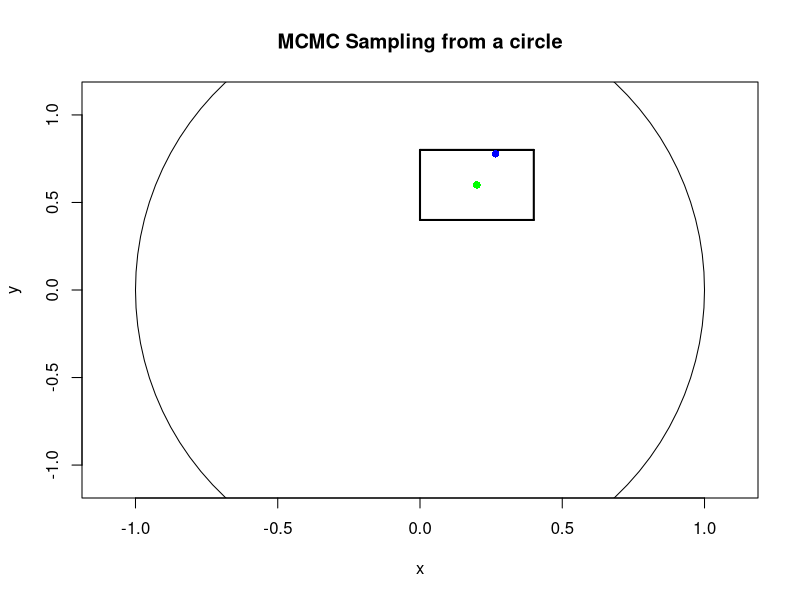
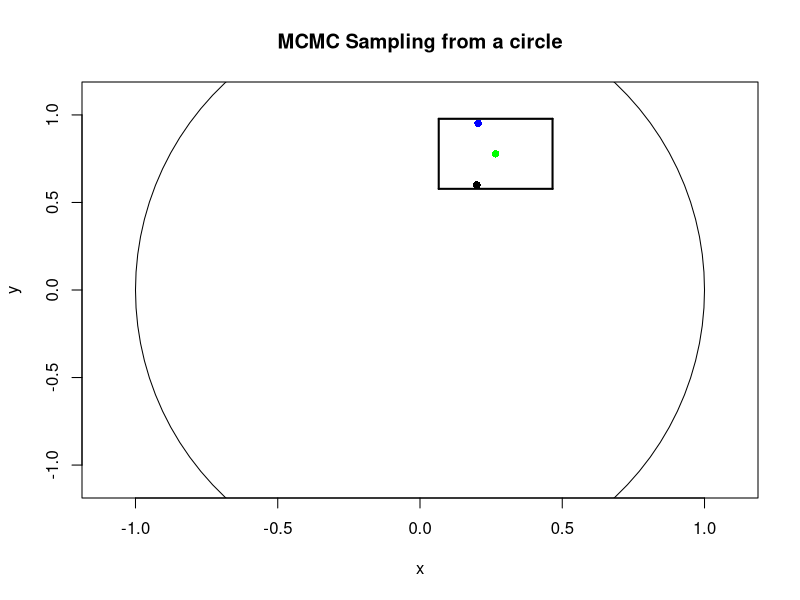
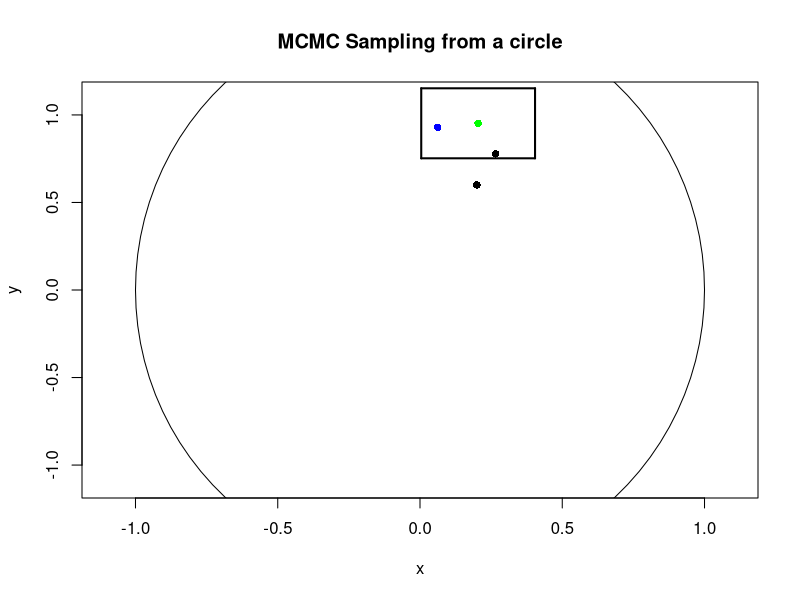
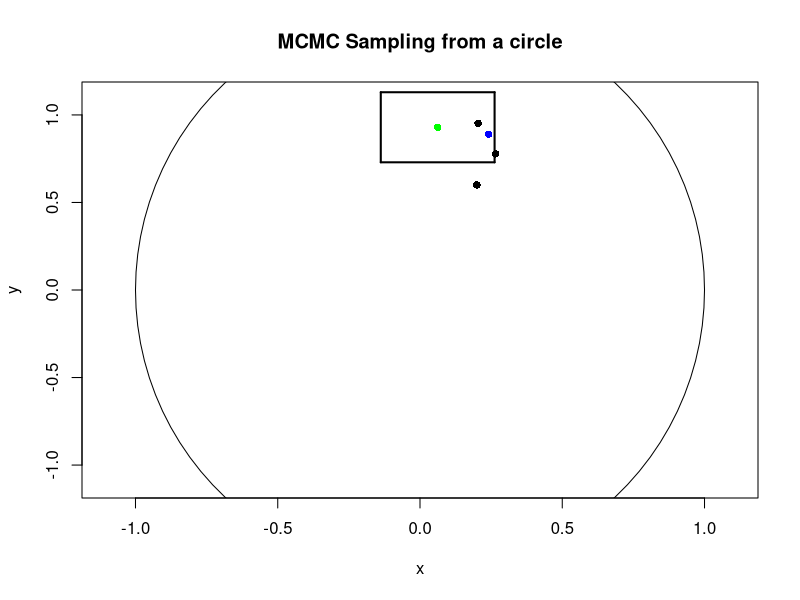
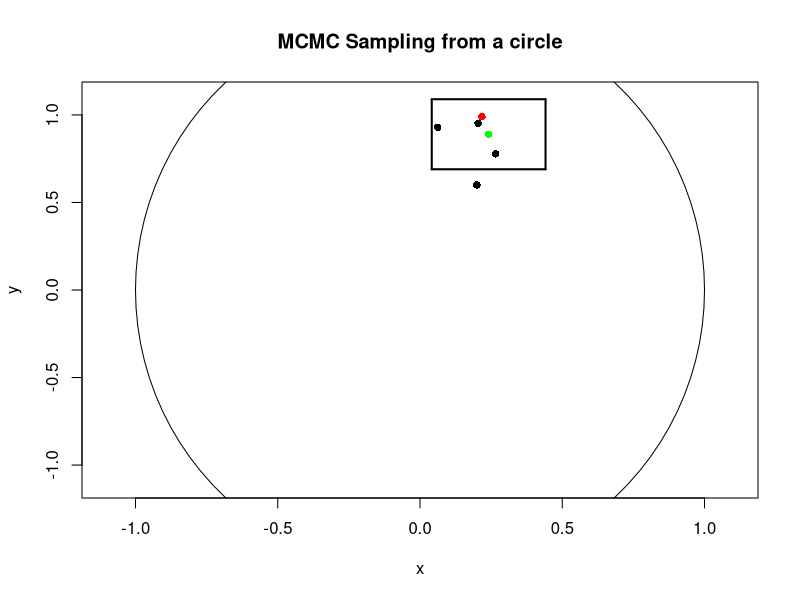
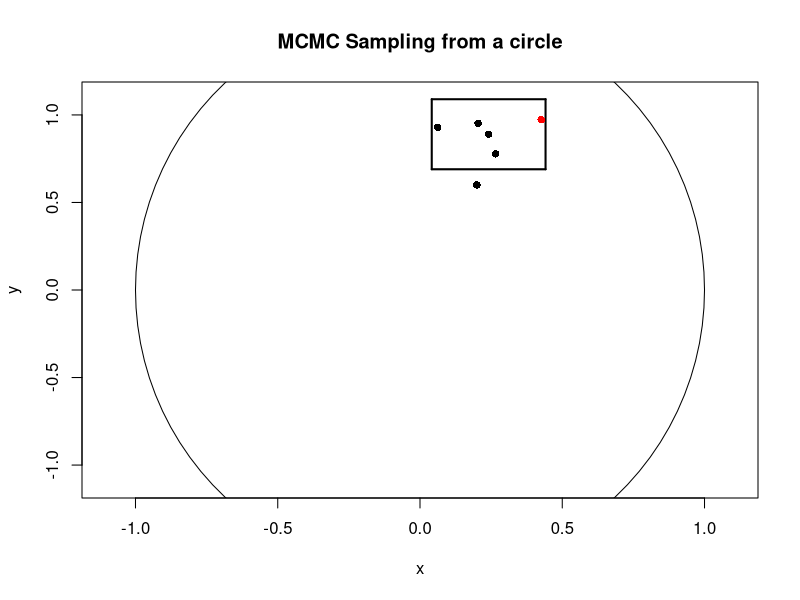
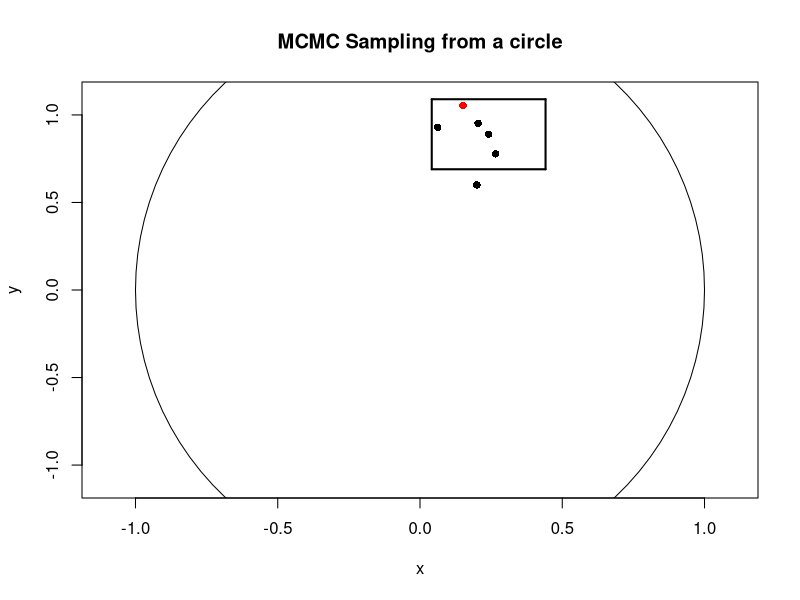
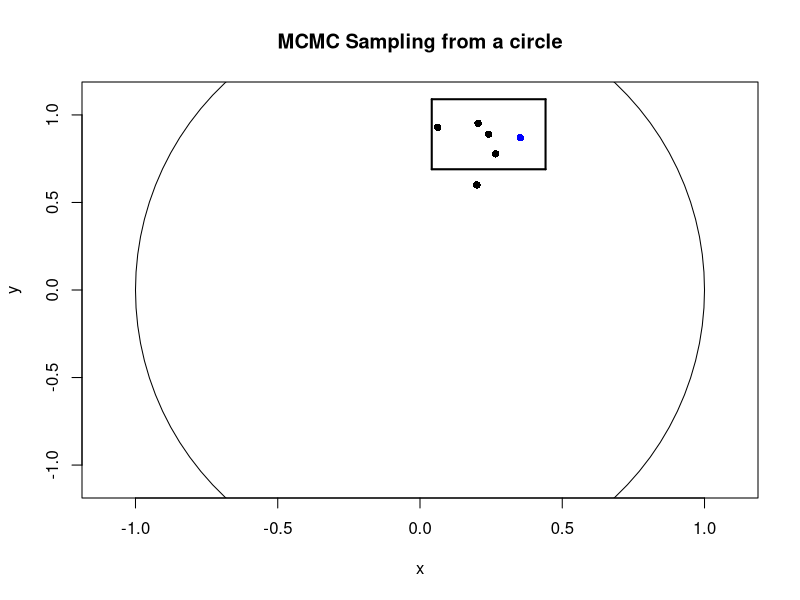

Reproduce these figures in R, in order.
library("plotrix")
N = 1e4
xsamp <- numeric(length = N)
ysamp <- numeric(length = N)
xprop <- numeric(length = N)
yprop <- numeric(length = N)
acc <- numeric(length = N)
acc[1] <- 1
samp_eval <- numeric(length = N)

h <- 0.2
xsamp[1] <- .2
ysamp[1] <- .6
xprop[1] <- .2
yprop[1] <- .6

for (i in 2:N)
{
  propx <- xsamp[i-1] + runif(1,-h,h)
  propy <- ysamp[i-1] + runif(1,-h,h)
  acc[i] <- (propx^2 + propy^2) <1
  if(acc[i]==0)
  {
    xsamp[i] <- xsamp[i-1]
    ysamp[i] <- ysamp[i-1]
  }
  else
  {
    xsamp[i] <- propx
    ysamp[i] <- propy
  }
  xprop[i] <- propx
  yprop[i] <- propy
}
ind <- xsamp>0

samp_eval <- xsamp^2 + ysamp^2 - 1
colors <- ifelse(acc,"blue","red")

x <- seq(-1.1,1.1,length = 1e4)
y <- seq(-1.1,1.1,length = 1e4)

for(i in 1:100)
{
  plot(x,y,type="n",col="red", main= "MCMC Sampling from a circle", ylim = range(y), xlim = range(x))
  draw.circle(0,0,radius = 1)
  points(xsamp[i],ysamp[i], col="green", pch=16, cex =1)
  segments(x0 = xsamp[i]-h,y0= ysamp[i]-h, x1 = xsamp[i]+h, y1 = ysamp[i]-h, lwd = 2)
  segments(x0 = xsamp[i]-h,y0= ysamp[i]-h, x1 = xsamp[i]-h, y1 = ysamp[i]+h, lwd = 2)
  segments(x0 = xsamp[i]-h,y0= ysamp[i]+h, x1 = xsamp[i]+h, y1 = ysamp[i]+h, lwd = 2)
  segments(x0 = xsamp[i]+h,y0= ysamp[i]+h, x1 = xsamp[i]+h, y1 = ysamp[i]-h, lwd = 2)
  points(xsamp[1:i-1],ysamp[1:i-1], pch=16, cex=1)
  points(xprop[i+1],yprop[i+1],col = colors[i+1],pch=16, cex =1 )
  Sys.sleep(0.01)
}

